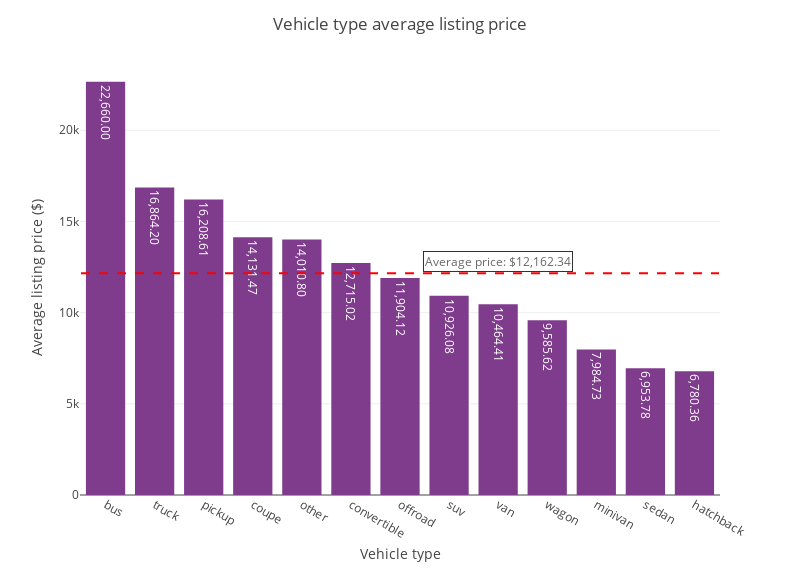

Notebook code for this chart:
### Code cell
# average price of vehicle type

# calculate the average listing duration by vehicle make
average_price = sample.groupby('type')['price'].mean().reset_index()

# bar plot
fig = px.bar(average_price,
             x='type',
             y='price',
             text='price')

# automatically adjust text size, format, and position
fig.update_traces(texttemplate='%{text:,.2f}', textposition='inside')

# order the bars by descending height
fig.update_layout(xaxis={'categoryorder': 'total descending'})

# add titles/ labels
fig.update_layout(title='Vehicle type average listing price',
                  xaxis_title="Vehicle type",
                  yaxis_title="Average listing price ($)",
                  width=800,
                  height=575,
                  )

# add a horizontal line
fig.add_shape(
    type="line",
    # extend line horizontally across the plot
    x0=-0.5, x1=len(sample['type'].unique()) - 0.5,
    # set at average_value
    y0=sample['price'].mean(), y1=sample['price'].mean(),
    line=dict(color='Red', width=2, dash='dash'),  # Style of the line
)

# add an annotation if desired
fig.add_annotation(
    x='van',  # horizontal position within the plot area
    y=sample['price'].mean()+100,
    text=f'Average price: ${sample['price'].mean():,.2f}',
    showarrow=False,
    yshift=10,  # vertical shift
    bgcolor="white",
    bordercolor="black",
    borderwidth=1,
    opacity=0.8
)

# Show the plot
fig.show()

### Figure 1 — Plotly figure (JSON) as saved in the notebook; plotly's stock layout.template omitted (floating-point values rounded to 4 significant figures)
{"data": [{"alignmentgroup": "True", "hovertemplate": "type=%{x}<br>price=%{text}<extra></extra>", "legendgroup": "", "marker": {"color": "rgb(127, 60, 141)", "pattern": {"shape": ""}}, "name": "", "offsetgroup": "", "orientation": "v", "showlegend": false, "text": [22660, 12720.0, 14130.0, 6780.0, 7985.0, 11900.0, 14010.0, 16210.0, 6954.0, 10930.0, 16860.0, 10460.0, 9586.0], "textposition": "inside", "texttemplate": "%{text:,.2f}", "type": "bar", "x": ["bus", "convertible", "coupe", "hatchback", "minivan", "offroad", "other", "pickup", "sedan", "suv", "truck", "van", "wagon"], "xaxis": "x", "y": [22660, 12720.0, 14130.0, 6780.0, 7985.0, 11900.0, 14010.0, 16210.0, 6954.0, 10930.0, 16860.0, 10460.0, 9586.0], "yaxis": "y"}], "layout": {"annotations": [{"bgcolor": "white", "bordercolor": "black", "borderwidth": 1, "opacity": 0.8, "showarrow": false, "text": "Average price: $12,162.34", "x": "van", "y": 12260.0, "yshift": 10}], "barmode": "relative", "height": 575, "legend": {"tracegroupgap": 0}, "margin": {"t": 60}, "shapes": [{"line": {"color": "Red", "dash": "dash", "width": 2}, "type": "line", "x0": -0.5, "x1": 12.5, "y0": 12160.0, "y1": 12160.0}], "title": {"text": "Vehicle type average listing price"}, "width": 800, "xaxis": {"anchor": "y", "categoryorder": "total descending", "domain": [0, 1], "title": {"text": "Vehicle type"}}, "yaxis": {"anchor": "x", "domain": [0, 1], "title": {"text": "Average listing price ($)"}}}}
